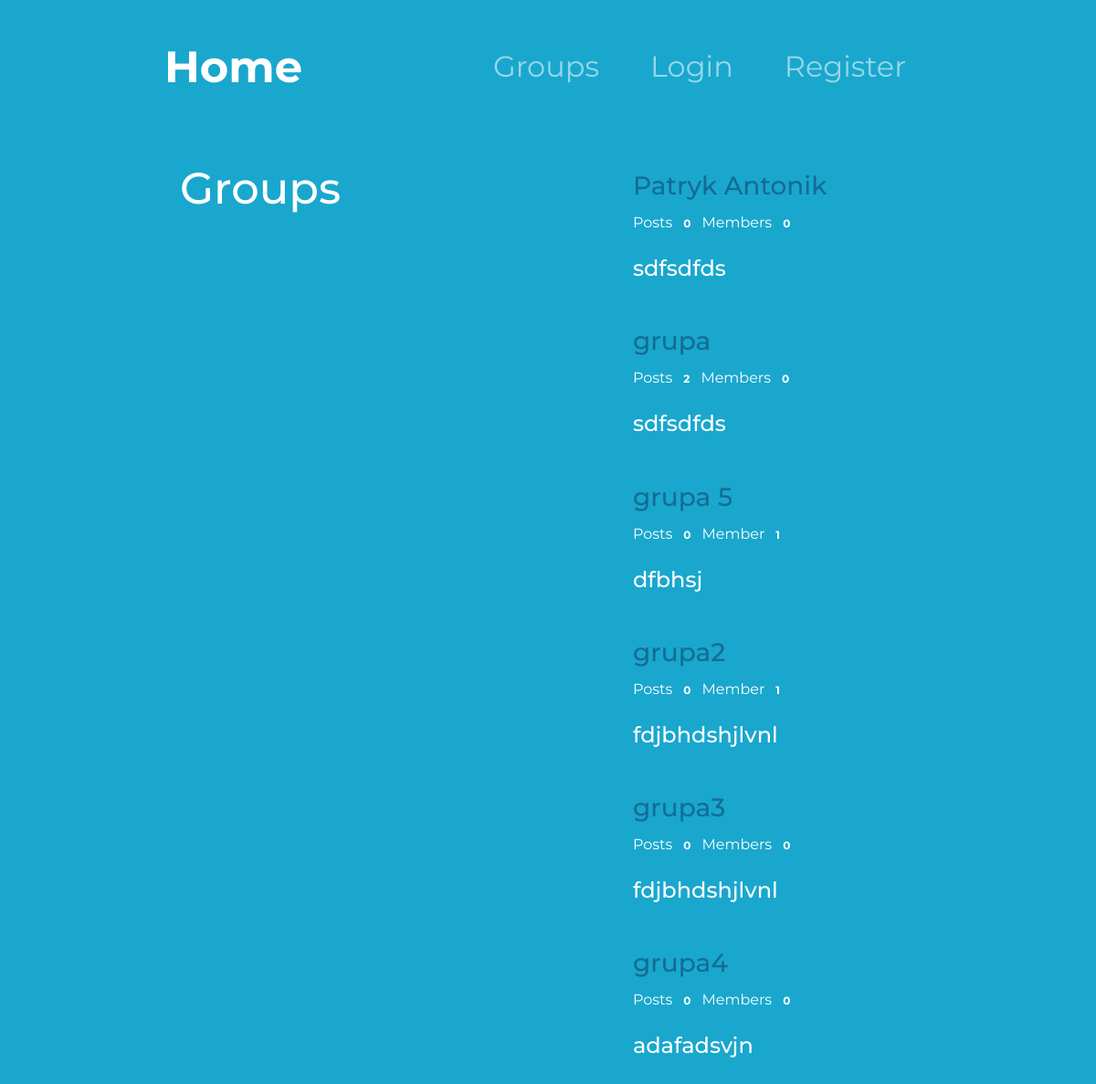
Page /grupy/ on the committed database.
### grupy/models.py (models this page shows, shortened)
class Group(models.Model):
    name = models.CharField(max_length=100, unique=True)
    slug = models.SlugField(unique=True)
    description = models.TextField()
    description_html = models.TextField(editable=False)
    members = models.ManyToManyField(User, through='GroupMember')
    class Meta:
        ordering = ['name']

### grupy/views.py (the view)
# urls.py: path("", ListGroups.as_view(), name="all"),
class ListGroups(ListView):
    model = Group
    context_object_name = 'groups'

### grupy/templates/grupy/group_list.html (shortened to what this page needs)
{% extends 'grupy/group_base.html' %}
{% block pregroup %}
<div class="col-lg-3 col-md-12">
        <h2 class="h2-form2">Groups</h2>
    </div>
{% endblock pregroup %}
{% block group_content %}
    <div class="col-lg-9 col-md-12">
            {% for group in object_list %}
            <div class="container-fluid whole-div">
                <div class="col-12">
                    <a class="group-a" href="{% url 'groups:single' slug=group.slug %}">
                        <h3>{{ group.name }}</h3>
                    </a>
                </div>
                    <div class="row group-row">
                        <div class="col-12">
                            Post{{ group.posts.count|pluralize }}
                            <span class="badge">{{ group.posts.count }}</span>
                            Member{{ group.members.count|pluralize }}
                            <span class="badge">{{ group.members.count }}</span>
                        </div>
                    </div>
                    <div class="opis">
                        {{ group.description_html|safe }}
                    </div>
            </div>
            {% endfor %}
    </div>
{% endblock group_content %}

### static/styles.css (style rules this page uses)
body { font-family: 'Montserrat'; background-color: #19A7CE; text-align: center; color: white; }
h1, h2, h3, h4, h5, h6 { line-height: 1.5; }
.container-fluid { padding: 2% 15%; }
.h2-form2 { margin-bottom: 50px; font-size: 3rem; }
a { color: #146C94; text-decoration: none; }
.group-row { margin-bottom: 20px; }
.opis { font-size: 1.5rem; font-weight:500; }
.whole-div { text-align: left; margin-left: 200px; }

### rows in the picture
Group: name "Patryk Antonik", posts.count "0", members.count "0", description_html "sdfsdfds"
Group: name "grupa", posts.count "2", members.count "0", description_html "sdfsdfds"
Group: name "grupa 5", posts.count "0", members.count "1", description_html "dfbhsj"
Group: name "grupa2", posts.count "0", members.count "1", description_html "fdjbhdshjlvnl"
Group: name "grupa3", posts.count "0", members.count "0", description_html "fdjbhdshjlvnl"
Group: name "grupa4", posts.count "0", members.count "0", description_html "adafadsvjn"
